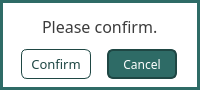
<?xml version="1.0" encoding="UTF-8"?>
<ui version="4.0">
 <class>confirm_dialog</class>
 <widget class="QDialog" name="confirm_dialog">
  <property name="windowModality">
   <enum>Qt::WindowModality::ApplicationModal</enum>
  </property>
  <property name="geometry">
   <rect>
    <x>0</x>
    <y>0</y>
    <width>200</width>
    <height>90</height>
   </rect>
  </property>
  <property name="palette">
   <palette>
    <active>
     <colorrole role="WindowText">
      <brush brushstyle="SolidPattern">
       <color alpha="255">
        <red>0</red>
        <green>0</green>
        <blue>0</blue>
       </color>
      </brush>
     </colorrole>
     <colorrole role="Button">
      <brush brushstyle="SolidPattern">
       <color alpha="255">
        <red>255</red>
        <green>255</green>
        <blue>255</blue>
       </color>
      </brush>
     </colorrole>
     <colorrole role="Light">
      <brush brushstyle="SolidPattern">
       <color alpha="255">
        <red>255</red>
        <green>255</green>
        <blue>255</blue>
       </color>
      </brush>
     </colorrole>
     <colorrole role="Midlight">
      <brush brushstyle="SolidPattern">
       <color alpha="255">
        <red>255</red>
        <green>255</green>
        <blue>255</blue>
       </color>
      </brush>
     </colorrole>
     <colorrole role="Dark">
      <brush brushstyle="SolidPattern">
       <color alpha="255">
        <red>127</red>
        <green>127</green>
        <blue>127</blue>
       </color>
      </brush>
     </colorrole>
     <colorrole role="Mid">
      <brush brushstyle="SolidPattern">
       <color alpha="255">
        <red>170</red>
        <green>170</green>
        <blue>170</blue>
       </color>
      </brush>
     </colorrole>
     <colorrole role="Text">
      <brush brushstyle="SolidPattern">
       <color alpha="255">
        <red>0</red>
        <green>0</green>
        <blue>0</blue>
       </color>
      </brush>
     </colorrole>
     <colorrole role="BrightText">
      <brush brushstyle="SolidPattern">
       <color alpha="255">
        <red>255</red>
        <green>255</green>
        <blue>255</blue>
       </color>
      </brush>
     </colorrole>
     <colorrole role="ButtonText">
      <brush brushstyle="SolidPattern">
       <color alpha="255">
        <red>0</red>
        <green>0</green>
        <blue>0</blue>
       </color>
      </brush>
     </colorrole>
     <colorrole role="Base">
      <brush brushstyle="SolidPattern">
       <color alpha="255">
        <red>255</red>
        <green>255</green>
        <blue>255</blue>
       </color>
      </brush>
     </colorrole>
     <colorrole role="Window">
      <brush brushstyle="SolidPattern">
       <color alpha="255">
        <red>255</red>
        <green>255</green>
        <blue>255</blue>
       </color>
      </brush>
     </colorrole>
     <colorrole role="Shadow">
      <brush brushstyle="SolidPattern">
       <color alpha="255">
        <red>0</red>
        <green>0</green>
        <blue>0</blue>
       </color>
      </brush>
     </colorrole>
     <colorrole role="AlternateBase">
      <brush brushstyle="SolidPattern">
       <color alpha="255">
        <red>255</red>
        <green>255</green>
        <blue>255</blue>
       </color>
      </brush>
     </colorrole>
     <colorrole role="ToolTipBase">
      <brush brushstyle="SolidPattern">
       <color alpha="255">
        <red>255</red>
        <green>255</green>
        <blue>220</blue>
       </color>
      </brush>
     </colorrole>
     <colorrole role="ToolTipText">
      <brush brushstyle="SolidPattern">
       <color alpha="255">
        <red>0</red>
        <green>0</green>
        <blue>0</blue>
       </color>
      </brush>
     </colorrole>
     <colorrole role="PlaceholderText">
      <brush brushstyle="SolidPattern">
       <color alpha="127">
        <red>0</red>
        <green>0</green>
        <blue>0</blue>
       </color>
      </brush>
     </colorrole>
     <colorrole role="Accent">
      <brush brushstyle="SolidPattern">
       <color alpha="255">
        <red>255</red>
        <green>255</green>
        <blue>255</blue>
       </color>
      </brush>
     </colorrole>
    </active>
    <inactive>
     <colorrole role="WindowText">
      <brush brushstyle="SolidPattern">
       <color alpha="255">
        <red>0</red>
        <green>0</green>
        <blue>0</blue>
       </color>
      </brush>
     </colorrole>
     <colorrole role="Button">
      <brush brushstyle="SolidPattern">
       <color alpha="255">
        <red>255</red>
        <green>255</green>
        <blue>255</blue>
       </color>
      </brush>
     </colorrole>
     <colorrole role="Light">
      <brush brushstyle="SolidPattern">
       <color alpha="255">
        <red>255</red>
        <green>255</green>
        <blue>255</blue>
       </color>
      </brush>
     </colorrole>
     <colorrole role="Midlight">
      <brush brushstyle="SolidPattern">
       <color alpha="255">
        <red>255</red>
        <green>255</green>
        <blue>255</blue>
       </color>
      </brush>
     </colorrole>
     <colorrole role="Dark">
      <brush brushstyle="SolidPattern">
       <color alpha="255">
        <red>127</red>
        <green>127</green>
        <blue>127</blue>
       </color>
      </brush>
     </colorrole>
     <colorrole role="Mid">
      <brush brushstyle="SolidPattern">
       <color alpha="255">
        <red>170</red>
        <green>170</green>
        <blue>170</blue>
       </color>
      </brush>
     </colorrole>
     <colorrole role="Text">
      <brush brushstyle="SolidPattern">
       <color alpha="255">
        <red>0</red>
        <green>0</green>
        <blue>0</blue>
       </color>
      </brush>
     </colorrole>
     <colorrole role="BrightText">
      <brush brushstyle="SolidPattern">
       <color alpha="255">
        <red>255</red>
        <green>255</green>
        <blue>255</blue>
       </color>
      </brush>
     </colorrole>
     <colorrole role="ButtonText">
      <brush brushstyle="SolidPattern">
       <color alpha="255">
        <red>0</red>
        <green>0</green>
        <blue>0</blue>
       </color>
      </brush>
     </colorrole>
     <colorrole role="Base">
      <brush brushstyle="SolidPattern">
       <color alpha="255">
        <red>255</red>
        <green>255</green>
        <blue>255</blue>
       </color>
      </brush>
     </colorrole>
     <colorrole role="Window">
      <brush brushstyle="SolidPattern">
       <color alpha="255">
        <red>255</red>
        <green>255</green>
        <blue>255</blue>
       </color>
      </brush>
     </colorrole>
     <colorrole role="Shadow">
      <brush brushstyle="SolidPattern">
       <color alpha="255">
        <red>0</red>
        <green>0</green>
        <blue>0</blue>
       </color>
      </brush>
     </colorrole>
     <colorrole role="AlternateBase">
      <brush brushstyle="SolidPattern">
       <color alpha="255">
        <red>255</red>
        <green>255</green>
        <blue>255</blue>
       </color>
      </brush>
     </colorrole>
     <colorrole role="ToolTipBase">
      <brush brushstyle="SolidPattern">
       <color alpha="255">
        <red>255</red>
        <green>255</green>
        <blue>220</blue>
       </color>
      </brush>
     </colorrole>
     <colorrole role="ToolTipText">
      <brush brushstyle="SolidPattern">
       <color alpha="255">
        <red>0</red>
        <green>0</green>
        <blue>0</blue>
       </color>
      </brush>
     </colorrole>
     <colorrole role="PlaceholderText">
      <brush brushstyle="SolidPattern">
       <color alpha="127">
        <red>0</red>
        <green>0</green>
        <blue>0</blue>
       </color>
      </brush>
     </colorrole>
     <colorrole role="Accent">
      <brush brushstyle="SolidPattern">
       <color alpha="255">
        <red>255</red>
        <green>255</green>
        <blue>255</blue>
       </color>
      </brush>
     </colorrole>
    </inactive>
    <disabled>
     <colorrole role="WindowText">
      <brush brushstyle="SolidPattern">
       <color alpha="255">
        <red>127</red>
        <green>127</green>
        <blue>127</blue>
       </color>
      </brush>
     </colorrole>
     <colorrole role="Button">
      <brush brushstyle="SolidPattern">
       <color alpha="255">
        <red>255</red>
        <green>255</green>
        <blue>255</blue>
       </color>
      </brush>
     </colorrole>
     <colorrole role="Light">
      <brush brushstyle="SolidPattern">
       <color alpha="255">
        <red>255</red>
        <green>255</green>
        <blue>255</blue>
       </color>
      </brush>
     </colorrole>
     <colorrole role="Midlight">
      <brush brushstyle="SolidPattern">
       <color alpha="255">
        <red>255</red>
        <green>255</green>
        <blue>255</blue>
       </color>
      </brush>
     </colorrole>
     <colorrole role="Dark">
      <brush brushstyle="SolidPattern">
       <color alpha="255">
        <red>127</red>
        <green>127</green>
        <blue>127</blue>
       </color>
      </brush>
     </colorrole>
     <colorrole role="Mid">
      <brush brushstyle="SolidPattern">
       <color alpha="255">
        <red>170</red>
        <green>170</green>
        <blue>170</blue>
       </color>
      </brush>
     </colorrole>
     <colorrole role="Text">
      <brush brushstyle="SolidPattern">
       <color alpha="255">
        <red>127</red>
        <green>127</green>
        <blue>127</blue>
       </color>
      </brush>
     </colorrole>
     <colorrole role="BrightText">
      <brush brushstyle="SolidPattern">
       <color alpha="255">
        <red>255</red>
        <green>255</green>
        <blue>255</blue>
       </color>
      </brush>
     </colorrole>
     <colorrole role="ButtonText">
      <brush brushstyle="SolidPattern">
       <color alpha="255">
        <red>127</red>
        <green>127</green>
        <blue>127</blue>
       </color>
      </brush>
     </colorrole>
     <colorrole role="Base">
      <brush brushstyle="SolidPattern">
       <color alpha="255">
        <red>255</red>
        <green>255</green>
        <blue>255</blue>
       </color>
      </brush>
     </colorrole>
     <colorrole role="Window">
      <brush brushstyle="SolidPattern">
       <color alpha="255">
        <red>255</red>
        <green>255</green>
        <blue>255</blue>
       </color>
      </brush>
     </colorrole>
     <colorrole role="Shadow">
      <brush brushstyle="SolidPattern">
       <color alpha="255">
        <red>0</red>
        <green>0</green>
        <blue>0</blue>
       </color>
      </brush>
     </colorrole>
     <colorrole role="AlternateBase">
      <brush brushstyle="SolidPattern">
       <color alpha="255">
        <red>255</red>
        <green>255</green>
        <blue>255</blue>
       </color>
      </brush>
     </colorrole>
     <colorrole role="ToolTipBase">
      <brush brushstyle="SolidPattern">
       <color alpha="255">
        <red>255</red>
        <green>255</green>
        <blue>220</blue>
       </color>
      </brush>
     </colorrole>
     <colorrole role="ToolTipText">
      <brush brushstyle="SolidPattern">
       <color alpha="255">
        <red>0</red>
        <green>0</green>
        <blue>0</blue>
       </color>
      </brush>
     </colorrole>
     <colorrole role="PlaceholderText">
      <brush brushstyle="SolidPattern">
       <color alpha="127">
        <red>127</red>
        <green>127</green>
        <blue>127</blue>
       </color>
      </brush>
     </colorrole>
     <colorrole role="Accent">
      <brush brushstyle="SolidPattern">
       <color alpha="255">
        <red>255</red>
        <green>255</green>
        <blue>255</blue>
       </color>
      </brush>
     </colorrole>
    </disabled>
   </palette>
  </property>
  <property name="windowTitle">
   <string>Confirm</string>
  </property>
  <property name="styleSheet">
   <string notr="true">#confirm_dialog {
	border: 3px solid #2E6B66;
}</string>
  </property>
  <property name="modal">
   <bool>true</bool>
  </property>
  <layout class="QVBoxLayout" name="verticalLayout">
   <item alignment="Qt::AlignmentFlag::AlignHCenter|Qt::AlignmentFlag::AlignVCenter">
    <widget class="QLabel" name="header_label">
     <property name="font">
      <font>
       <family>Slate</family>
       <pointsize>12</pointsize>
      </font>
     </property>
     <property name="styleSheet">
      <string notr="true">color: rgb(60, 60, 60);</string>
     </property>
     <property name="text">
      <string>Please confirm.</string>
     </property>
    </widget>
   </item>
   <item>
    <layout class="QHBoxLayout" name="button_container">
     <item>
      <widget class="QPushButton" name="confirm_button">
       <property name="minimumSize">
        <size>
         <width>0</width>
         <height>0</height>
        </size>
       </property>
       <property name="maximumSize">
        <size>
         <width>70</width>
         <height>30</height>
        </size>
       </property>
       <property name="font">
        <font>
         <family>Slate</family>
         <pointsize>10</pointsize>
        </font>
       </property>
       <property name="cursor">
        <cursorShape>PointingHandCursor</cursorShape>
       </property>
       <property name="styleSheet">
        <string notr="true">#confirm_button {
	background: white;
	border-radius: 6px;
	border: 1px solid #1F4744;
	color: #1F4744;

}

#confirm_button:hover {
	background: #2E6B66;
	color: white;
	border: 1px solid #367D77;
}

#confirm_button:pressed {
	background: #DBF0EE;
	border: 1px solid #1F4744;
	color: #1F4744;
}</string>
       </property>
       <property name="text">
        <string>Confirm</string>
       </property>
      </widget>
     </item>
     <item>
      <widget class="QPushButton" name="cancel_button">
       <property name="maximumSize">
        <size>
         <width>70</width>
         <height>30</height>
        </size>
       </property>
       <property name="font">
        <font>
         <family>Slate</family>
        </font>
       </property>
       <property name="cursor">
        <cursorShape>PointingHandCursor</cursorShape>
       </property>
       <property name="styleSheet">
        <string notr="true">#cancel_button {
	border-radius: 6px;
	color: white;
	border: 2px solid #1F4744;
	padding: 5px;
	background: #2E6B66;
}

#cancel_button:hover {
	border-radius: 6px;
	color: white;
	border: 2px solid #2E6B66;
	padding: 5px;
	background: #367D77;

}
#cancel_button:pressed {
	background: white;
	color: #2E6B66;
	border: 2px solid #2E6B66;
}</string>
       </property>
       <property name="text">
        <string>Cancel</string>
       </property>
      </widget>
     </item>
    </layout>
   </item>
  </layout>
 </widget>
 <resources/>
 <connections/>
</ui>
